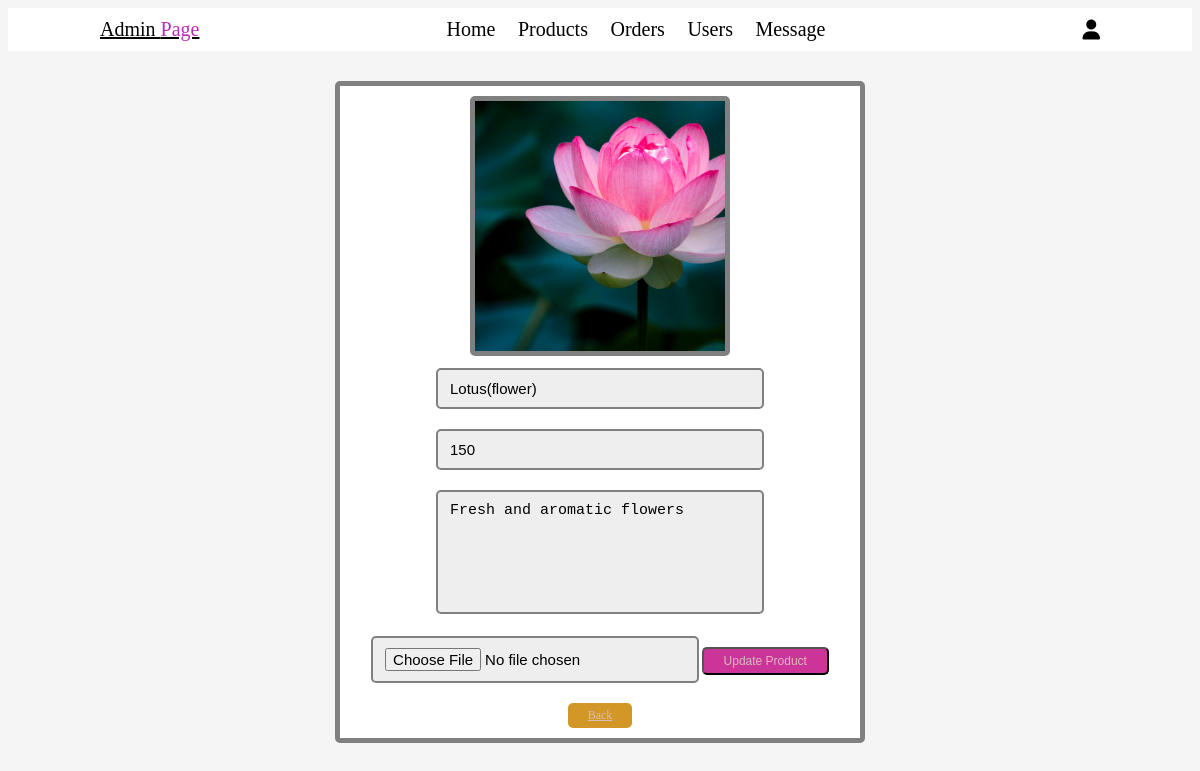
The app's page /update.php?update=2 (signed in) with its own data.
### tables this page shows
CREATE TABLE `products` (
  `id` int(11) NOT NULL,
  `name` varchar(255) NOT NULL,
  `details` varchar(255) NOT NULL,
  `price` int(255) NOT NULL,
  `image` varchar(255) NOT NULL
);

### update.php (the view, shortened to what this page needs)
<?php
include('config.php');
?>
<!DOCTYPE html>
<html lang="en">
<head>
    <link rel="stylesheet" href="css/admin.css">
    <link rel="stylesheet" href="https://cdnjs.cloudflare.com/ajax/libs/font-awesome/6.1.1/css/all.min.css">
</head>
<body>
<?php include('admin_header.php');?>
<section class="update-product">
<?php
$update_id=$_GET['update'];
$select_products=mysqli_query($conn,"select * from products where id='$update_id'") or die('query failed');
if(mysqli_num_rows($select_products)>0){
while($fetch_products=mysqli_fetch_assoc($select_products)){
?>
<form action="" method="POST" enctype="multipart/form-data">
<img src="images/<?php echo $fetch_products['image'];?>" class="image" alt="">
<input type="text" class="box" value="<?php echo $fetch_products['name']; ?>" required placeholder="Update Product Name" name="name">
<input type="number" min="0" class="box" value="<?php echo $fetch_products['price']; ?>"required placeholder="Update Product price" name="price">
<textarea name="details" class="box"  required placeholder="Update Details" cols="25" rows="10"><?php echo $fetch_products['details'];?></textarea>
<input type="file" accept="image/jpg, image/jpeg, image/png" required class="box" name="image">
<input type="submit" value="Update product" name="update_product" class="btn">
<a href="products.php" class="option-btn">Back</a>
</form>
<?php
}
}
?>
</section>
</body>
</html>

### css/admin.css (style rules this page uses)
html { font-size:62.5%; scroll-behavior: smooth; scroll-padding-top: 6rem; overflow-x: hidden; }
body { background:whitesmoke ; }
section { padding:3rem 2rem; }
.btn,.delete-btn,.option-btn { display: inline-block; border-radius:.5rem; margin-top:1rem; font-size:1.2rem; color:rgb(220, 187, 187); cursor:pointer; padding:.5rem 2rem; text-transform: capitalize; }
.btn { background-color: rgb(203, 52, 152); }
.option-btn { background-color: rgb(211, 151, 39); }
.update-product form { max-width:50rem; border-radius:.5rem; background-color:white; border:.5rem solid grey; padding:1rem; text-align: center; margin:0 auto; }
.update-product form .box { width:60%; margin:1rem 0; font-size:1.5rem; color:black; border-radius:0.5rem; background-color: #eee; padding:1rem 1.2rem; border:.2rem solid grey; }
.update-product form textarea { height:10rem; resize: none; }
.update-product .image { height:25rem; border:.5rem solid gray; border-radius: .5rem; }

### records on screen
products: image (picture), name "Lotus(flower)", price "150", details "Fresh and aromatic flowers"
